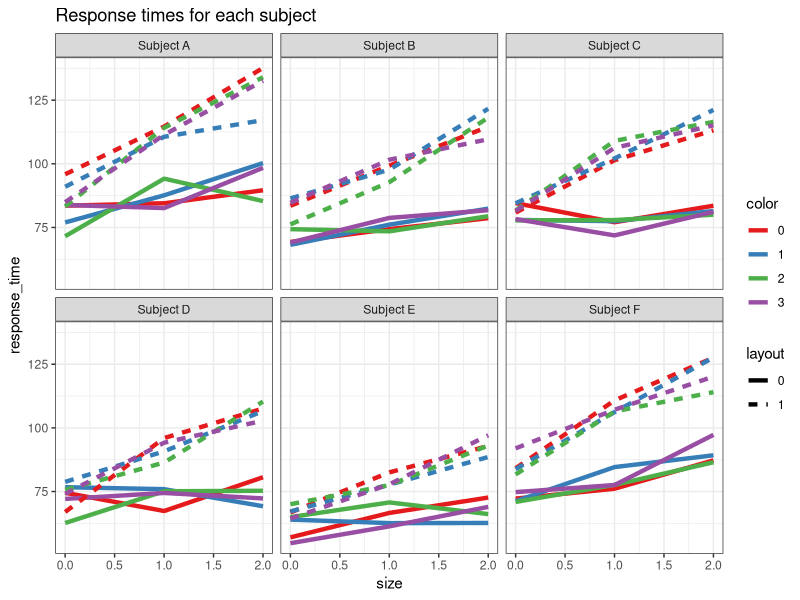

Write the R code that produced this figure. (Note: this script raises an error after producing the figure.)
## ---- chunk 1
library(tidyverse)
library(afex)       # for aov_ez()
library(parallel)   # for parLapply()
## ---- chunk 2
format_num <- function(nums, sigdigits = 3) gsub("\\.$", "", formatC(nums, sigdigits, format = "fg", flag="#"))
## ---- chunk 3
set.seed(543) # make the output consistent
SUBJECT_COUNT = 6

data <- expand.grid(
  subject = paste('Subject', LETTERS[1:SUBJECT_COUNT]), # subject IDs
  layout = 0:1, # independent variable
  size = 0:2, # independent variable
  color = 0:3, # independent variable
  repetition = 1:20 # each subject runs in each condition multiple times
)
## ---- chunk 4
# build a table of subject performance multipliers
individualDifferences <- tibble(subject = unique(data$subject))
individualDifferences$handicap <- rnorm(SUBJECT_COUNT, 20, 4) # individual differences

# put it in the main dataset
data <- data %>% left_join(individualDifferences, by = "subject")
## ---- chunk 5

# simulate the response times with a clean model
data <- 
  data %>% 
  mutate(
  response_time = 
    layout * .4 + # main effect of layout
    size * .2 + # main effect of size
    color * 0 + 
    layout * size * .6 + # 2-way interaction
    size * color * 0 + 
    layout * color * 0 + 
    layout * size * color * 0
)

# add some reponse noise
data <- data %>% mutate(response_time = response_time + rnorm(n()))

# add noise from individual handicaps
data <- data %>% mutate(response_time = 30 + handicap*2 + response_time * handicap)

## ---- chunk 6
data <- 
  data %>% 
  mutate(
    subject = factor(subject), 
    layout = factor(layout), 
    color = factor(color)
  )
## ---- chunk 7
data %>% 
  group_by(layout, size, color, subject) %>% 
  summarize(response_time = mean(response_time)) %>% 
ggplot() + 
  aes(y=response_time, x=size, linetype=layout, color=color, 
      group=paste(layout,color,subject)) + 
  geom_line(size=1.5) + 
  scale_color_brewer(palette='Set1') + 
  facet_wrap(~subject) + 
  labs(title='Response times for each subject') +
  theme_bw()
## ---- chunk 8
results = afex::aov_ez(
  data = data, 
  id = 'subject', # subject id column
  dv = 'response_time', # dependent variable
  within = c('layout', 'size', 'color'), # within-subject independent variables
  between = NULL ,# between-subject independent variables
  fun_aggregate = mean, # average multiple repetitions together for each subject*condition
  anova_table = list(es = 'ges') # effect size = generalized eta squared
)
## ---- chunk 9
anovaResults <- 
  results$anova_table %>% 
  rownames_to_column('effect') %>%  # put effect names in a column
  select(-`Pr(>F)`) # no need to show p-values
  
anovaResults %>% as.tibble()
## ---- chunk 10

# run one iteration of the bootstrap procedure
analyzeIteration <- function(x) {
  subjects <- unique(dataAggregated$subject)
  
  # select subjects at random with replacement
  bootSubjects <- sample(subjects, length(subjects), replace=TRUE)
  
  # get all the results for one subject
  # and give them a new uniwue subject id
  getOneSubjectsData <- function(i) {
    dataAggregated %>% 
      filter(subject == bootSubjects[i]) %>% 
      mutate(subject = paste(bootSubjects[i], i))
  }
  
  # get all of the boostrapped subjects' data
  bootData <- lapply(1:length(bootSubjects), getOneSubjectsData) %>% 
    bind_rows()
  
  # compute the effect sizes the same way we did without bootstrapping
  afex::aov_ez(
    data = bootData, 
    id = 'subject', # subject id column
    dv = 'response_time', # dependent variable
    within = c('layout', 'size', 'color'), # within-subject independent variables
    between = NULL ,# between-subject independent variables
    #fun_aggregate = mean,
    anova_table = list(es = 'ges') # effect size = generalized eta squared
  )$anova_table %>% 
    as.tibble() %>% 
    rownames_to_column('effect') %>% # put effect names in a column
    return()
}
## ---- chunk 11

# run many iterations of the bootstrap procedure
analyzeManyIterations = function (bootstrapIterationCount) {
  # each core needs to reload the libraries
  library(tidyverse)
  library(afex)
  lapply(1:bootstrapIterationCount, function(x) analyzeIteration(x)) %>% 
    bind_rows()
}

# data used for bootstrapping will collapse by each subject-condition combination
dataAggregated <- data %>% 
  group_by(layout, size, color, subject) %>% 
  summarize(response_time = mean(response_time))

## ---- chunk 12
BOOTSTRAP_COUNT <- 100 # at least 5k recommended. Use lower values for quicker testing

# Initiate cluster
coreCount <- detectCores() - 1
cl <- makeCluster(coreCount)
clusterExport(cl, "analyzeIteration")
clusterExport(cl, "dataAggregated")
# how many times should each core iterate 
bootstrapIterationCount <- BOOTSTRAP_COUNT / coreCount
# run the bootstrap and output the time
system.time(
  bootResults <- parLapply(cl, rep(bootstrapIterationCount, coreCount), analyzeManyIterations)
)
# the cluster is no longer needed
stopCluster(cl)
# cleanup
rm(coreCount, cl, bootstrapIterationCount, dataAggregated)
## ---- chunk 13
# inner 95%
PERCENTILE_LO <- 0.025
PERCENTILE_HI <- 0.975

# put all the boostraped results together
bootResults <- bind_rows(bootResults)
bootResults <- 
  bootResults %>% 
  group_by(effect) %>% 
  summarize(
    ESPercentileLo = unname(quantile(ges, probs = PERCENTILE_LO)),
    ESPercentileHi = unname(quantile(ges, probs = PERCENTILE_HI)))

anovaResults <- 
  anovaResults %>% 
  left_join(bootResults, by = 'effect')
anovaResults %>% as.tibble()
  
ggplot(anovaResults) +
  aes(y=forcats::fct_rev(forcats::fct_inorder(effect)), x=ges) +
  geom_vline(xintercept = 0, linetype = 'dotted') +
  geom_segment(aes(x=ESPercentileLo, xend=ESPercentileHi, yend=effect), size=1) +
  geom_point(size=3) +
  scale_x_continuous(expand = c(0,0)) + expand_limits(x = -0.05) +
  expand_limits(x = max(anovaResults$ESPercentileHi) * 1.05) +
  labs(x=expression(paste('Effect size ', eta[G]^2)), y='Effect') +
  theme_bw()
## ---- chunk 14
# format the anova results for a report, and trim to 3 significant digits
formatGES <- function(anovaTable, effectName) {
  cutoff = 0.01
  row = (1:nrow(anovaTable))[anovaTable$effect == effectName]
  return(paste0(
    'F~',
    signif(anovaTable[row, 'num Df'], 3), ',',
    signif(anovaTable[row, 'den Df'], 3), '~ = ',
    signif(anovaTable[row, 'F'], 3), ', $\\eta_{G}^{2}$ = ',
    signif(anovaTable[row, 'ges'], 3), ' 95% CI [',
    signif(anovaTable[row, 'ESPercentileLo'], 3), ', ',
    signif(anovaTable[row, 'ESPercentileHi'], 3), ']'
  ))
}
